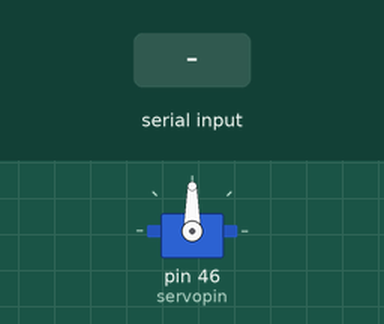
Recording of a sketch running on a simulated Arduino Mega 2560, built with avr-gcc and run on an emulated ATmega2560. Parts: servo. The test bench sets the inputs (shaded band). What the sketch prints to the serial monitor is not drawn.

Above: at 1.4 s.
1.5 s: "30,150\n" received over Serial
At 1.8 s:
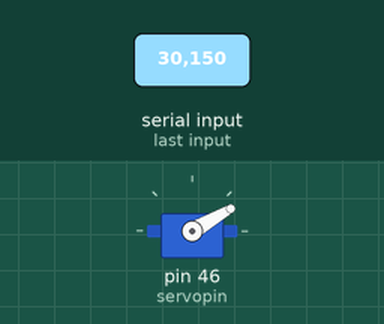
3.0 s: "5\n" received over Serial
At 4.0 s:
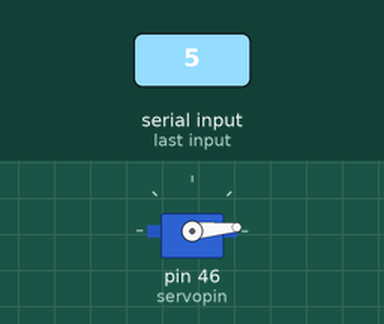
4.5 s: "200\n" received over Serial
At 5.2 s:
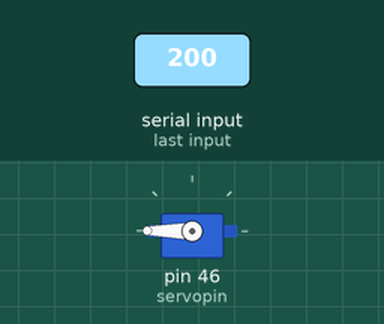
6.0 s: "90,45\n" received over Serial
At 6.4 s:
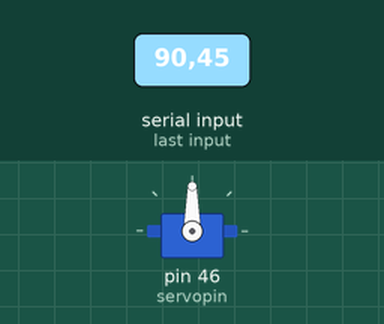
Timing chart, 0 to 8.5 s (numbered marks = the images above; inputs shaded):
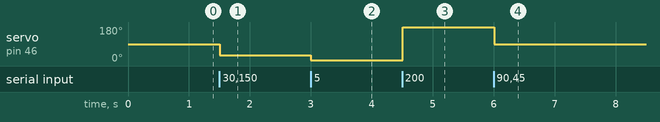

The sketch:

ServoTester.ino
```cpp
#include <Servo.h>

Servo myservo;

String inputString = "";         // a String to hold incoming data
bool stringComplete = false;  // whether the string is complete

int pos = 90;
#define servopin 46

void setup() {
  myservo.attach(servopin);
  Serial.begin(9600);
  Serial.println();
  Serial.println("Введите значение от 0 до 180. Сервопривод " + String(servopin) + " займет соответсвующую позицию.");
  Serial.println("При загрузке позиция 90. Номер канала серво меняйте в файле над void setup() ");
    // reserve 200 bytes for the inputString:
  inputString.reserve(200);

}

/*
 * Серво полива (44) вверхний максимум 120
 * Серво полива (44) нижний максиум 0
 * Серво полива поворот (45) крайнее правое 0
 * Серво полива поворот (45) крайнее левое 150
 * Серво забора жидкости (46) крайнее поднятое 180
 * Серво забора жидкости (46) крайнее опущенное 0
 * Серво верхней камеры (9) верхний максимум
 * Серво верхней камеры (9) нижний максимум
 *
 */

void loop() {

    myservo.write(pos);
    if (stringComplete) {
      pos = inputString.toInt();
      if ( pos < 0 ) pos = 0;
      if ( pos > 180 ) pos = 180;
      myservo.write(pos);
      Serial.println(pos);
      inputString = "";
      stringComplete = false;
  }

}

void serialEvent() {
  while (Serial.available()) {
    // get the new byte:
    char inChar = (char)Serial.read();
    // add it to the inputString:
    inputString += inChar;
    // if the incoming character is a newline, set a flag so the main loop can
    // do something about it:
    if (inChar == '\n') {
      stringComplete = true;
    }
  }
}
```

Measured:
- after the input at 1.5 s, servo on pin 46 (servopin): 90° → 30° at once
- after the input at 3.0 s, servo on pin 46 (servopin): 30° → 5° at once
- after the input at 4.5 s, servo on pin 46 (servopin): 5° → 180° at once
- after the input at 6.0 s, servo on pin 46 (servopin): 180° → 90° at once
